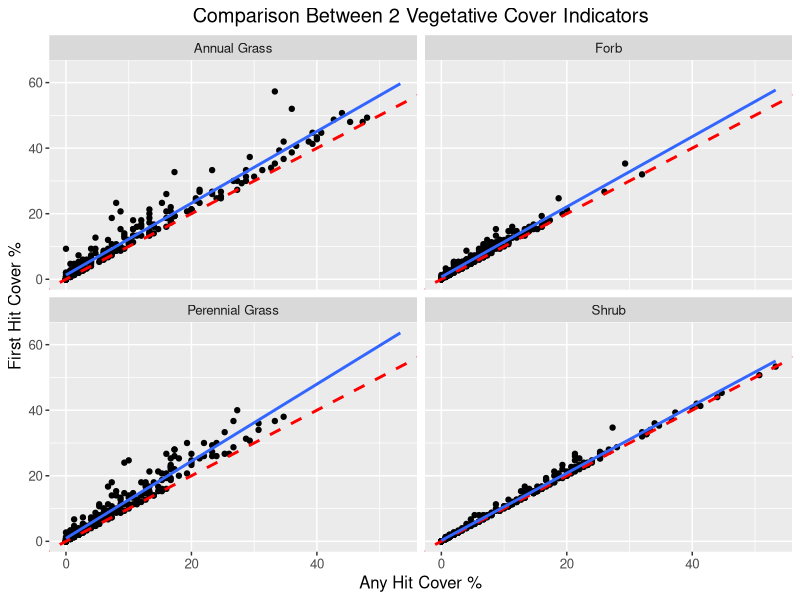
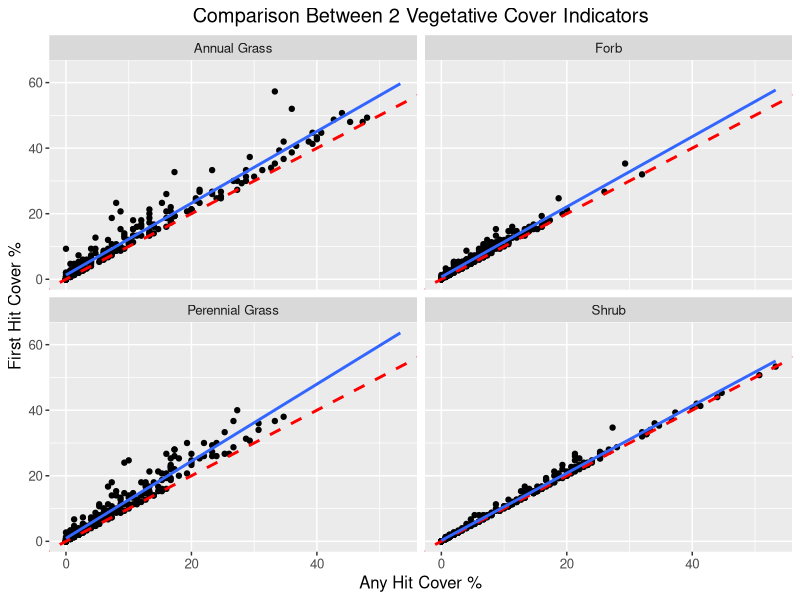

Recreate these plots in R, in order.
## Load libraries
library(ggplot2)
library(tidyverse)
library(stringr)

## Set environment and load data
setwd("C:/Users/sfper/Documents/R/REM504-DataScience/GitHub_Practice/ggplot_assignment")
data <- read.csv("LPI_top-hit_any-hit.csv",header=T,stringsAsFactors = F)

## Tidy the data for plotting
data.long <- data %>% gather("key", "cover", -Plot) ## gather the data to long format
data.long$indicator <- str_sub(data.long$key,1,2) ## Get the first 2 letters to designate the indicator
data.long$method <- str_sub(data.long$key,4,6) ## Get the designation for the calculation method
data.plot <- data.long[,-2] %>% spread(method, cover)## Split the cover values from the any hit method back out from the top-hit values
names(data.plot) <- c("Plot","indicator","firsthit","anyhit") # Fix the names because it didn't like my "1st"

# renaming indicators so that their names are obvious
data.plot$indicator <- data.plot$indicator %>% 
  gsub(pattern = "AG", replacement = "Annual Grass") %>%
  gsub(pattern = "FB", replacement = "Forb") %>%
  gsub(pattern = "PG", replacement = "Perennial Grass") %>%
  gsub(pattern = "SH", replacement = "Shrub")

# changing from proportion to percentage
data.plot$firsthit <- data.plot$firsthit * 100
data.plot$anyhit <- data.plot$anyhit * 100

## original code for plotting graphs
# ggplot(data.plot, aes(x = data.plot$firsthit, y = data.plot$anyhit)) +
#   geom_point() +
#   facet_wrap(vars(indicator)) +
#   geom_abline(linetype = "dashed", size = 1, colour = "red") +
#   geom_smooth(method = lm, se = F, fullrange = T, formula = y ~ x) +
#   xlab("Any Hit Cover %") +
#   ylab("First Hit Cover %") +
#   ggtitle("Comparison Between 2 Vegetative Cover Indicators") +
#   theme(text = element_text(size = 12), plot.title = element_text(hjust = 0.5))

## function to plot graphs
# have errors when I try to have the faceted variable as an input
# Error: At least one layer must contain all faceting variables: `z`.
# * Plot is missing `z`
# * Layer 1 is missing `z`
sean.ggplot <- function(df, ind, xlab, ylab, title) {
  df.filter <- df %>% filter(indicator == ind)
  graph <- ggplot(data = df.filter, aes(x = firsthit, y = anyhit)) +
    geom_point() +
    facet_wrap(~indicator) +
    geom_abline(linetype = "dashed", size = 1, colour = "red") +
    geom_smooth(method = lm, se = F, fullrange = T) +
    xlab(xlab) +
    ylab(ylab) +
    ggtitle(title) +
    theme(text = element_text(size = 12), plot.title = element_text(hjust = 0.5)) 
  
  return(graph)
}

# plotting with function
sean.ggplot(df = data.plot, ind = data.plot$indicator,
            xlab = "Any Hit Cover %", ylab = "First Hit Cover %",
            title = "Comparison Between 2 Vegetative Cover Indicators")

# save graph
ggsave("distefano_ggplot_function.jpeg")
 